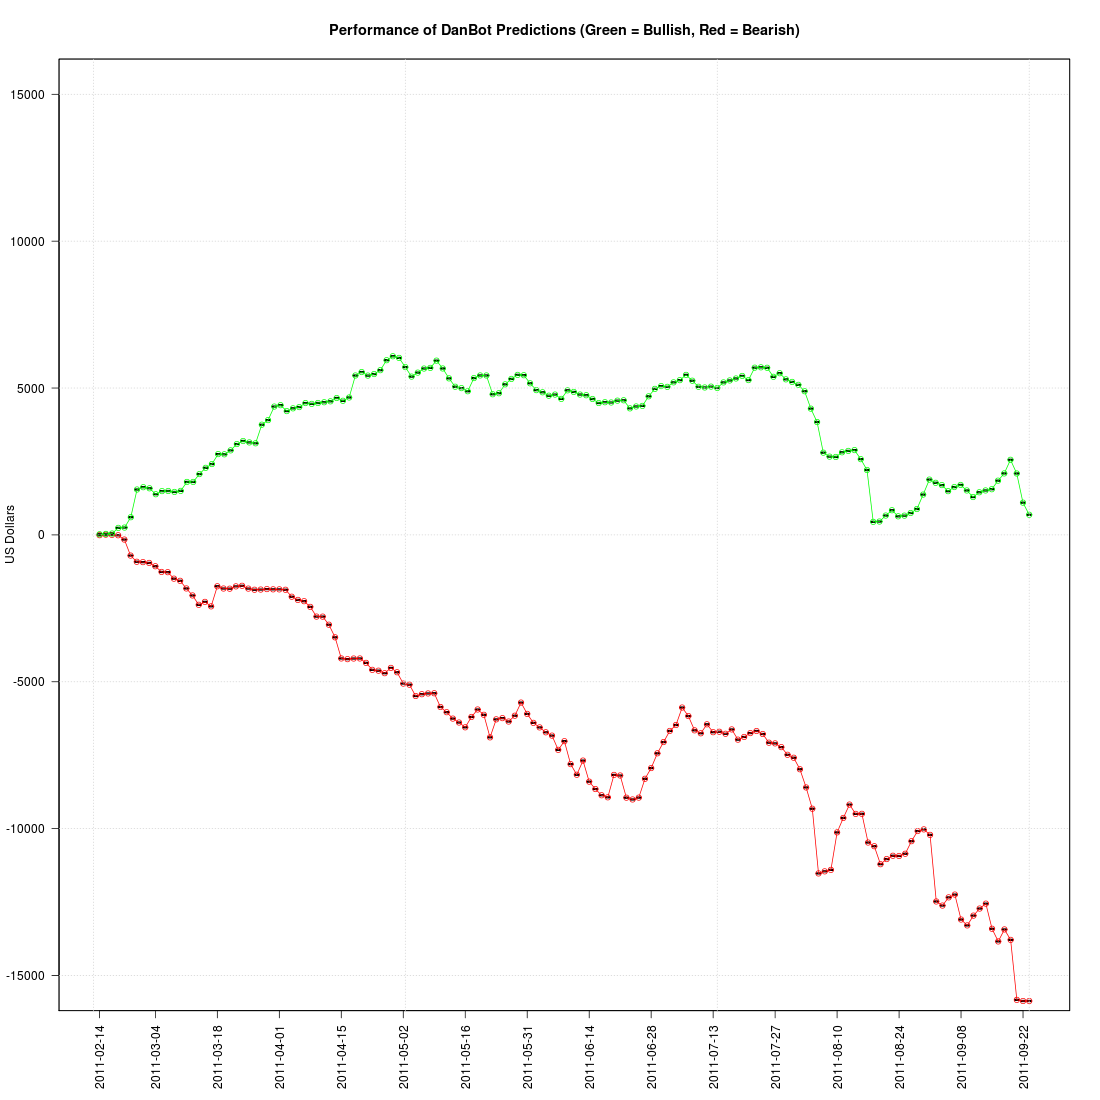

This figure's R source:
# us_stk_sunday.r

# I use this script to plot data returned from this sql script:
# us_stk_sunday.sql

# Define the .png file which will hold the output:
png("us_stk_sunday.png",width = 1100, height = 1100)

us_stk_sunday_s = read.csv("us_stk_sunday_s.csv")
# I want to label every 10 days:
labels4sunday = read.csv("labels4sunday.csv")

# Tick labels perp to each axis
ytl_perp = 2
xtl_perp = 2
# plot with ticks turned off:
par()$mar
par(mar=c(6.2, 4.1, 4.1, 2.1))
plot(us_stk_sunday_s$TDATE
  ,us_stk_sunday_s$CUM_SUM
  ,xaxt = 'n'
  ,las = ytl_perp
  ,main = "Performance of DanBot Predictions (Green = Bullish, Red = Bearish)"
  ,ylab = "US Dollars"
  ,type = "n"
  ,ylim = c(-15000, 15000)
)

# Connect the dots:
lines(us_stk_sunday_s$TDATE
  ,us_stk_sunday_s$CUM_SUM
  ,type = "o"
  ,col="red"
)

# add x-axis with ticks every 10 days and labels for each tick:
axis(1, at=labels4sunday$RROWNUM, labels=labels4sunday$TDATE, las = xtl_perp)

# Now overlay another plot:
# http://pj.freefaculty.org/R/Rtips.html#5.11
par(new = TRUE) 

# Now I plot the bullish predictions.

# Get the bullish data from the csv file:
us_stk_sunday_l = read.csv("us_stk_sunday_l.csv")

plot(us_stk_sunday_l$TDATE
  ,us_stk_sunday_l$CUM_SUM
  ,xaxt = 'n'
  ,yaxt = 'n'
  ,type = "n"
  ,ylim = c(-15000, 15000)
)

# Connect the dots:
lines(us_stk_sunday_l$TDATE
  ,us_stk_sunday_l$CUM_SUM
  ,type = "o"
  ,col="green"
)

grid()
dev.off()
